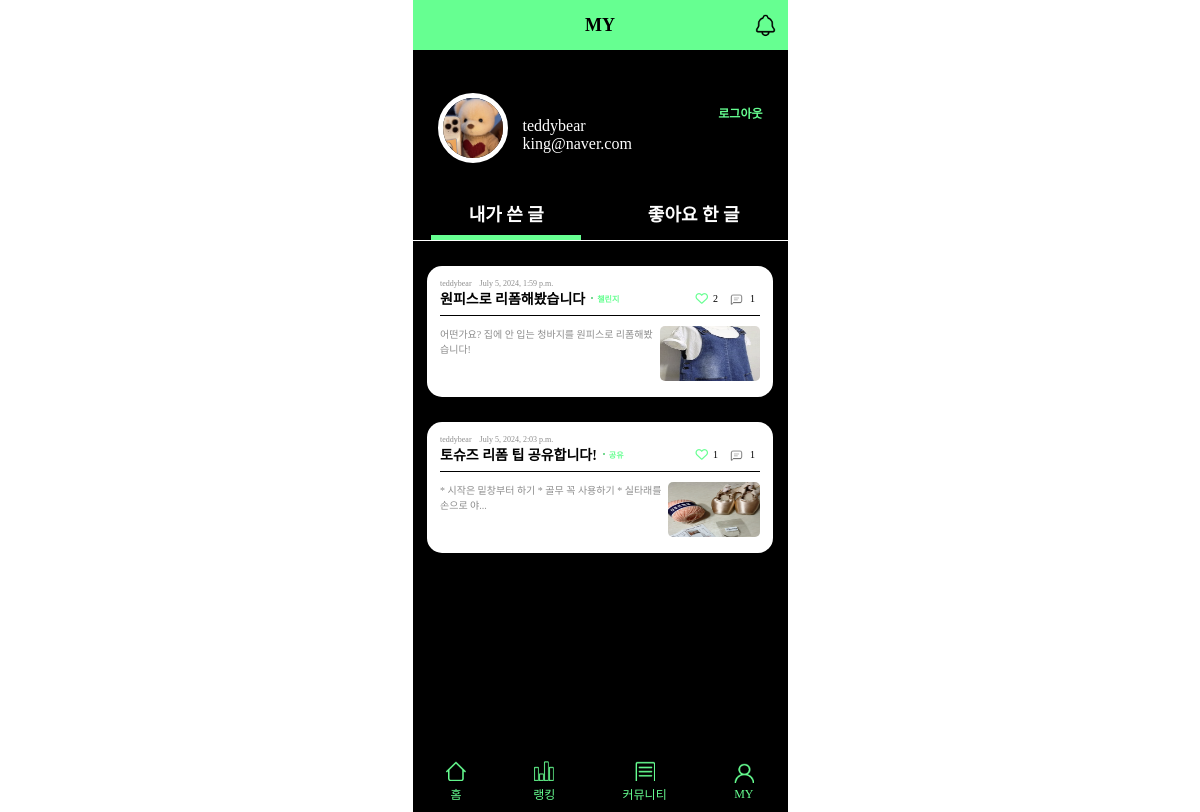
Page /accountApp/detail/3 on the committed database.
### accountApp/models.py (models this page shows, shortened)
class User(AbstractBaseUser):
    email = models.EmailField(
        verbose_name='email',
        max_length=255,
        unique=True,
    )
    nickname = models.CharField(max_length=20)
    image = models.ImageField()
    is_active = models.BooleanField(default=True)
    is_admin = models.BooleanField(default=False)
    objects = UserManager()
    USERNAME_FIELD = 'email'
    REQUIRED_FIELDS = ['image', 'nickname']

### mainApp/models.py (models this page shows, shortened)
class Post(models.Model):
    title = models.CharField(max_length=50) # 글의 제목, 최대 길이는 50
    content = models.TextField() # 글의 본문
    created_at = models.DateTimeField(auto_now_add=True) # 생성일자
    author = models.ForeignKey(to = User, on_delete = models.CASCADE, related_name = "posts")
    category = models.ManyToManyField(to = Category, through = "PostCategory", related_name = "posts")
    like = models.ManyToManyField(to = User, through = "Like", related_name="liked_posts")
    image = models.ImageField(upload_to = upload_filepath, blank = True) # 이미지 업로드
    file = models.FileField(upload_to = upload_filepath, blank = True ) # 파일 업로드

class Category(models.Model):
    name = models.CharField(max_length = 20)

### accountApp/views.py (the view)
# urls.py: path('detail/<int:pk>', AccountDetailView.as_view(), name = 'detail'),
class AccountDetailView(DetailView):
    model = User
    context_object_name = 'target_user'
    template_name = 'accountApp/detail.html'
    def get_context_data(self, **kwargs):
        user = self.get_object()
        post_list = Post.objects.filter(author=user)
        liked_post_list = Post.objects.filter(post_likes__user=user)
        context = super(AccountDetailView, self).get_context_data(post_list=post_list, **kwargs)
        context['liked_post_list'] = liked_post_list
        return context

### accountApp/templates/accountApp/detail.html (shortened to what this page needs)
<!DOCTYPE html>
{% load static %}
<html lang="en">
<head>
  <link rel="stylesheet" href="{% static 'css/hyunh.css' %}">
  <link rel="stylesheet" href="https://cdnjs.cloudflare.com/ajax/libs/font-awesome/6.0.0-beta3/css/all.min.css">
</head>
<body>
  <header class="community_header">
    <div class="community_header_left"></div>
    <span class="community_header_title">MY</span>
    <a href="{% url 'mainApp:notice' %}" class="community_header_notice"><img src="../../../media/noticeBell.png" alt="알림"></a>
  </header>
  <main class="community_main">
    <div>
      <section class="my_sec1">
        <div class="my_userall">
          <img src="{{ target_user.image.url }}" alt="프로필 사진" />
          <div class="my_user">
            <div class="my_userinfo">
              <p>{{ target_user.nickname }}</p>
              <p>{{ target_user.email }}</p>
            </div>
          </div>
        </div>
        <form action="{% url 'accountApp:logout' %}?next={% url 'mainApp:main' %}" method="post" class="pragmatic_header_nav">
          <button type="submit" class="logout-button">로그아웃</button>
        </form>
      </section>
      <section class="my_sec2">
        <div class="my_post_category">
          <div class="community_main_sec1_item focused" data-target="my_post_list">내가 쓴 글</div>
          <div class="community_main_sec1_item" data-target="my_like_list">좋아요 한 글</div>
        </div>
        <div class="my_post_list">
          <div class="community_my_scroll">
            {% if post_list %}
            {% for post in post_list %}
            <div class="post_container">
              <div class="user_post_nameDate">
                <p>{{ post.author.nickname }}</p>
                <svg xmlns="http://www.w3.org/2000/svg" width="2" height="2" viewBox="0 0 2 2" fill="none">
                  <circle cx="1" cy="1" r="1" fill="rgba(0, 0, 0, 0.45);" fill-opacity="0.45" />
                </svg>
                <p>{{ post.created_at }}</p>
              </div>
              <div class="user_post_titleLike">
                <div class="user_post_title_area">
                  <a href="{% url 'mainApp:detail' post.id %}" class="user_post_titleLike_title">{{ post.title }}</a>
                  <div class="user_post_titleLike_category">
                    <svg xmlns="http://www.w3.org/2000/svg" width="2" height="2" viewBox="0 0 2 2" fill="none">
                      <circle cx="1" cy="1" r="1" fill="#66FF91"/>
                      <circle cx="1" cy="1" r="1" fill="black" fill-opacity="0.2"/>
                    </svg>
                    <span>{% for category in post.category.all %}
                    {% if category.name == "챌린지" %}
                      챌린지
                    {% else %}
                      공유
                    {% endif %}
                    {% endfor %}</span>
                  </div>
                </div>
                <div class="community_main_sec3_post_likeCom">
                  <p>
                    {% if request.user in post.like.all %}
                    <a href="{% url 'mainApp:remove_like' post.id %}"><i class="fas fa-heart fa-lg"></i></a>
                    {% else %}
                    <a href="{% url 'mainApp:add_like' post.id %}"></a>
                    {% endif %}
                    {{ post.like.count }}
                  </p>
                  <p><img src="../../../media/comment.png" alt="댓글">{{ post.comments.count }}</p>
                </div>
              </div>
              <div class="user_post_textImg">
                <p>
                  {% if post.content|length > 40 %}
                  {{ post.content|slice:":40" }}...
                  {% else %}
                  {{ post.content }}
                  {% endif %}
                </p>
                {% if post.image %}
                <img width="110" height="55" src="{{ post.image.url }}" class="user_post_textImg_img" />
                {% endif %}
              </div>
            </div>
            {% empty %} 작성된 글이 없습니다. {% endfor %}
            {% else %}
            <div class="post_none">작성한 글이 없습니다.</div>
            {% endif %}
          </div>
        </div>
      </section>
    </div>
  </main>
  <footer class="community_footer">
    <div class="community_footer_home">
      <a href="{% url 'mainApp:main' %}">
        <img src="../../../media/Home.png" alt="홈" width="20px" height="20px">
      </a>
      <p>홈</p>
    </div>
    <div class="community_footer_rank">
      <a href="{% url 'mainApp:ranking' %}">
        <img src="../../../media/Rank.png" alt="랭킹" width="20px" height="20px">
      </a>
      <p>랭킹</p>
    </div>
    <div class="community_footer_community">
      <a href="{% url 'mainApp:tipList' %}">
        <img src="../../../media/Community.png" alt="커뮤니티" width="20px" height="20px">
      </a>
      <p>커뮤니티</p>
    </div>
    <div class="community_footer_my">
      {% if not user.is_authenticated %}
      <a href="{% url 'accountApp:login' %}">
        <img src="../../../media/My.png" alt="마이" width="20px" height="20px">
      </a>
      {% else %}
      <a href="{% url 'accountApp:detail' pk=user.pk %}">
        <img src="../../../media/My.png" alt="마이" width="20px" height="20px">
      </a>
      {% endif %}
      <p>MY</p>
    </div>
  </footer>
</body>
</html>

### static/css/hyunh.css (style rules this page uses)
body { width: 375px; height: 812px; margin: 0 auto; font-family: "Noto Sans KR"; font-style: normal; }
p { margin: 0; }
a { text-decoration: none; color: inherit; }
.community_header { display: flex; justify-content: space-between; align-items: center; background-color: #66FF91; padding: 0 10px; height: 50px; }
.community_header_left { width: 25px; height: 26px; }
.community_header_title { font-size: 18px; font-weight: bold; }
.community_header_notice { width: 25px; height: 26px; }
.community_header_notice img { width: 25px; height: 26px; }
.community_main { background-color: #000; height: 762px; }
.community_main_sec1_item { color: #fff; font-size: 18px; text-align: center; height: 90%; width: 150px; line-height: 50px; font-weight: bold; cursor: pointer; }
.community_main_sec1_item.focused { border-bottom: 5px solid #66FF91; }
.community_main_sec2_post_likeCom, .community_main_sec3_post_likeCom { display: flex; }
.community_main_sec2_post_likeCom a, .community_main_sec3_post_likeCom a { color: #66FF91; padding: 0 5px; padding-top: 2px; }
.community_main_sec2_post_likeCom p, .community_main_sec3_post_likeCom p { display: flex; align-items: center; padding-right: 5px; font-size: 10px; }
.community_main_sec2_post_likeCom img, .community_main_sec3_post_likeCom img { padding: 0 5px; padding-top: 2px; width: 17px; }
.community_footer { position: fixed; bottom: 0; background-color: rgb(0, 0, 0, 0.8); width: 375px; height: 60px; display: flex; justify-content: space-around; align-items: center; }
.community_footer_home, .community_footer_rank, .community_footer_community, .community_footer_my { display: grid; justify-items: center; color: #66FF91; font-size: 12px; font-weight: 400; }
.my_sec1 { display: flex; align-items: center; justify-content: space-between; height: 140px; padding: 0 25px; }
.my_sec1 img { width: 60px; height: 60px; border-radius: 50%; border: 5px solid #fff; }
.my_userall { display: flex; align-items: center; margin-top: 15px; }
.my_user { padding-left: 15px; padding-top: 15px; }
.my_userinfo { color: #fff; }
.logout-button { background: none; border: none; padding: 0; cursor: pointer; color: #66FF91; font-size: 12px; font-weight: 600; margin-bottom: 15px; }
.my_sec2 { color: #fff; }
.my_post_category { border-bottom: 0.5px solid #fff; display: flex; justify-content: space-around; height: 50px; }
.my_post_list, .my_like_list { display: grid; justify-content: center; }
.community_my_scroll { height: 570px; overflow-y: auto; }
.post_container { background-color: #fff; width: 320px; height: 105px; border-radius: 15px; padding: 13px; margin: 25px 13px 0 13px; }
.user_post_nameDate { display: flex; font-size: 8px; color: rgba(0, 0, 0, 0.45); }
.user_post_nameDate p:not(:last-child) { padding-right: 3px; }
.user_post_nameDate p:not(:first-child) { padding-left: 3px; }
.user_post_titleLike { color: #000; display: flex; justify-content: space-between; padding-bottom: 7px; border-bottom: 0.25px solid #000; }
.user_post_titleLike_title { font-size: 14px; font-weight: 700; }
.user_post_textImg { display: flex; justify-content: space-between; padding-top: 10px; color: rgba(0, 0, 0, 0.45); font-size: 10px; }
.user_post_textImg_img { border-radius: 5px; }
.user_post_title_area { display: flex; }
.user_post_titleLike_category { display: flex; align-items: center; padding-left: 6px; }
.user_post_titleLike_category span { font-size: 8px; color: #66FF91; font-weight: 600; padding-left: 4px; }

### rows in the picture
User: image (picture), nickname "teddybear", email "king@naver.com"
Post: author.nickname "teddybear", created_at "July 5, 2024, 1:59 p.m.", title "원피스로 리폼해봤습니다", like.count "2", comments.count "1", content "어떤가요? 집에 안 입는 청바지를 원피스로 리폼해봤습니다!", image (picture)
Category: name "챌린지"
Post: author.nickname "teddybear", created_at "July 5, 2024, 2:03 p.m.", title "토슈즈 리폼 팁 공유합니다!", like.count "1", comments.count "1", content "* 시작은 밑창부터 하기 * 골무 꼭 사용하기 * 실타래를 손으로 야", image (picture)
Category: name "공유"
